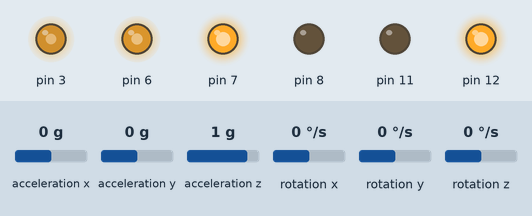
This sketch was run on a simulated Arduino Uno, built with avr-gcc and run on an emulated ATmega328P. Shown: output pins drawn as LEDs (lit = HIGH). Inputs (shaded band) come from the test bench; at power-on: acceleration x 0 g, acceleration y 0 g, acceleration z 1 g, rotation x 0 °/s, rotation y 0 °/s, rotation z 0 °/s. What the sketch prints to the serial monitor is not drawn.

Above: at 0.1 s.
Timing chart, 0 to 1.6 s (numbered marks = the images above):
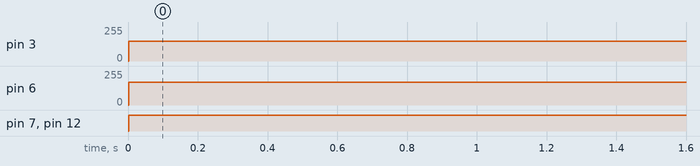

The sketch:

Drive_straight.ino
```cpp
//Import libraries
#include <motor_control.h>

#include <MPU6050.h>
#define SDA 4
#define SCL 5
MPU6050 sensor(SDA, SCL);

//Global variables
int leftMotor;
int rightMotor;

void setup() {
  // put your setup code here, to run once:
  Serial.begin(9600);

  motor_setup();

  sensor.initialize();
  sensor.update();

  //Create starter values for left and right motor powers
  leftMotor = 150 * 1.1425;
  rightMotor = 150;
}

void loop() {
  // put your main code here, to run repeatedly:
  raw_motor_control(leftMotor, rightMotor);

  sensor.update();
  double angVelReading = sensor.get_ang_vel('z');
  Serial.print("angular velocity for z: ");
  Serial.println(angVelReading);

  if (angVelReading > 5) {
    leftMotor += 5 * 1.1425;
  }
  if (angVelReading < -5) {
    rightMotor += 5;
  }
}
```

Measured:
- by itself, pin 3: 0/255 → 150/255 at 0.00 s
- by itself, pin 6: 0/255 → 171/255 at 0.00 s
- by itself, pin 7, pin 12: LOW → HIGH at 0.00 s
